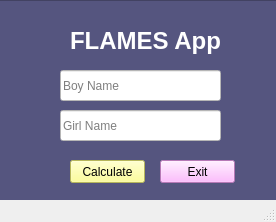
<?xml version="1.0" encoding="UTF-8"?>
<ui version="4.0">
 <class>MainWindow</class>
 <widget class="QMainWindow" name="MainWindow">
  <property name="geometry">
   <rect>
    <x>0</x>
    <y>0</y>
    <width>276</width>
    <height>222</height>
   </rect>
  </property>
  <property name="windowTitle">
   <string>MainWindow</string>
  </property>
  <widget class="QWidget" name="centralwidget">
   <widget class="QFrame" name="frame">
    <property name="geometry">
     <rect>
      <x>-70</x>
      <y>0</y>
      <width>401</width>
      <height>281</height>
     </rect>
    </property>
    <property name="styleSheet">
     <string notr="true">background-color: rgb(85, 85, 127);</string>
    </property>
    <property name="frameShape">
     <enum>QFrame::StyledPanel</enum>
    </property>
    <property name="frameShadow">
     <enum>QFrame::Raised</enum>
    </property>
    <widget class="QLabel" name="label">
     <property name="geometry">
      <rect>
       <x>140</x>
       <y>20</y>
       <width>191</width>
       <height>41</height>
      </rect>
     </property>
     <property name="font">
      <font>
       <pointsize>18</pointsize>
       <weight>75</weight>
       <bold>true</bold>
      </font>
     </property>
     <property name="styleSheet">
      <string notr="true">color: rgb(255, 255, 255);</string>
     </property>
     <property name="text">
      <string>FLAMES App</string>
     </property>
    </widget>
    <widget class="QLineEdit" name="lineEdit">
     <property name="geometry">
      <rect>
       <x>130</x>
       <y>70</y>
       <width>161</width>
       <height>31</height>
      </rect>
     </property>
     <property name="styleSheet">
      <string notr="true">background-color: rgb(255, 255, 255);</string>
     </property>
     <property name="placeholderText">
      <string>Boy Name</string>
     </property>
    </widget>
    <widget class="QLineEdit" name="lineEdit_2">
     <property name="geometry">
      <rect>
       <x>130</x>
       <y>110</y>
       <width>161</width>
       <height>31</height>
      </rect>
     </property>
     <property name="styleSheet">
      <string notr="true">background-color: rgb(255, 255, 255);</string>
     </property>
     <property name="placeholderText">
      <string>Girl Name</string>
     </property>
    </widget>
    <widget class="QPushButton" name="pushButton">
     <property name="geometry">
      <rect>
       <x>140</x>
       <y>160</y>
       <width>75</width>
       <height>23</height>
      </rect>
     </property>
     <property name="styleSheet">
      <string notr="true">background-color: rgb(255, 255, 127);</string>
     </property>
     <property name="text">
      <string>Calculate</string>
     </property>
    </widget>
    <widget class="QPushButton" name="pushButton_2">
     <property name="geometry">
      <rect>
       <x>230</x>
       <y>160</y>
       <width>75</width>
       <height>23</height>
      </rect>
     </property>
     <property name="styleSheet">
      <string notr="true">background-color: rgb(255, 170, 255);</string>
     </property>
     <property name="text">
      <string>Exit</string>
     </property>
    </widget>
   </widget>
  </widget>
  <widget class="QStatusBar" name="statusbar"/>
 </widget>
 <resources/>
 <connections/>
</ui>
